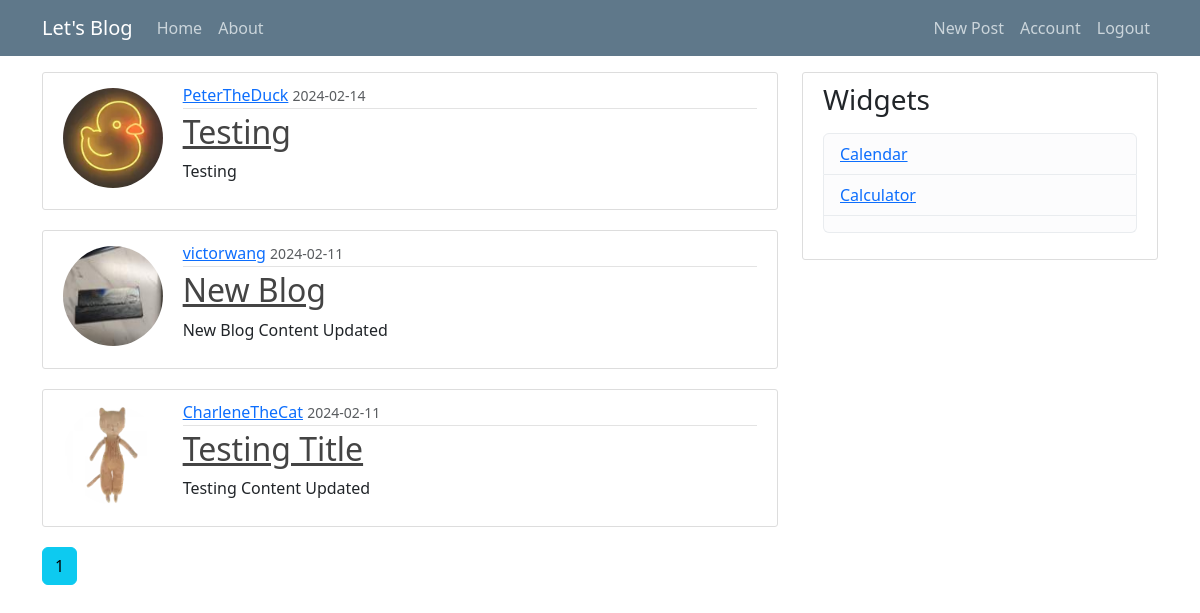
Screenshot of /home (signed in) with the database file from the repository.
### flaskblog/models.py (models this page shows, shortened)
class Post(db.Model):
    id = db.Column(db.Integer, primary_key=True)
    title = db.Column(db.String(100), nullable=False)
    date_posted = db.Column(db.DateTime, nullable=False, default=datetime.utcnow)
    content = db.Column(db.Text, nullable=False)
    user_id = db.Column(db.Integer, db.ForeignKey('user.id'), nullable=False)

class User(db.Model, UserMixin):
    id = db.Column(db.Integer, primary_key=True)
    username = db.Column(db.String(20), unique=True, nullable=False)
    email = db.Column(db.String(120), unique=True, nullable=False)
    image_file = db.Column(db.String(20), nullable=False, default='default.jpg')
    password = db.Column(db.String(60), nullable=False)
    posts = db.relationship('Post', backref='author', lazy=True)

### flaskblog/routes.py (the view)
@app.route("/")
@app.route("/home")
def home():
    page = request.args.get('page', 1, type=int)
    posts = Post.query.order_by(desc(Post.id)).paginate(page=page, per_page=5)
    return render_template('home.html', posts=posts)

### flaskblog/models.py (called while the page is built)
@login_manager.user_loader
def load_user(user_id):
    return User.query.get(int(user_id))

### flaskblog/templates/home.html
{% extends 'layout.html' %}
{% block content %}
{% for post in posts.items %}
<article class="media content-section">
	<div class="row align-items-start">
		<div class="col-md-2 text-center align-self-start">
			<img class="rounded-circle article-img"
				src="{{ url_for('static', filename='profile_pics/' + post.author.image_file) }}"
				style="width: 100px; height: 100px; margin-top: 5px;">
		</div>
		<div class="col-md-10">
			<div class="media-body">
				<div class="article-metadata">
					<a class="mr-2" href="{{ url_for('user_post', username=post.author.username) }}">{{ post.author.username }}</a>
					<small class="text-muted">{{ post.date_posted.strftime('%Y-%m-%d') }}</small>
				</div>
				<h2><a class="article-title" href="{{ url_for('post', post_id=post.id) }}">{{ post.title }}</a></h2>
				{% if post.content|length > 500 %}
				<p class="article-content" style="max-width: 100%; overflow-wrap: break-word;">{{ post.content[:500]
					}}...</p>
				<a href="{{ url_for('post', post_id=post.id) }}">Read more</a>
				{% else %}
				<p class="article-content" style="max-width: 100%; overflow-wrap: break-word;">{{ post.content }}</p>
				{% endif %}
			</div>
		</div>
	</div>
</article>
{% endfor %}
{% for page_num in posts.iter_pages(left_edge=1, right_edge=1, left_current=1, right_current=2) %}
{% if page_num %}
{% if posts.page == page_num %}
<a class="btn btn-info mb-4" href="{{ url_for('home', page=page_num) }}">{{ page_num }}</a>
{% else %}
<a class="btn btn-outline-info mb-4" href="{{ url_for('home', page=page_num) }}">{{ page_num }}</a>
{% endif %}
{% else %}
...
{% endif %}
{% endfor %}
{% endblock content %}

### flaskblog/static/main.css (style rules this page uses)
body { background: #fafafa; color: #333333; margin-top: 5rem; }
h1, h2, h3, h4, h5, h6 { color: #444444; }
.content-section { background: #ffffff; padding: 10px 20px; border: 1px solid #dddddd; border-radius: 3px; margin-bottom: 20px; }
.article-title { color: #444444; }
.article-content { white-space: pre-line; }
.article-img { height: 65px; width: 65px; margin-right: 16px; }
.article-metadata { padding-bottom: 1px; margin-bottom: 4px; border-bottom: 1px solid #e3e3e3 }

### rows the page displays
Post: image_file (picture), author.username "PeterTheDuck", date_posted "2024-02-14", title "Testing", content "Testing"
Post: image_file (picture), author.username "victorwang", date_posted "2024-02-11", title "New Blog", content "New Blog Content Updated"
Post: image_file (picture), author.username "CharleneTheCat", date_posted "2024-02-11", title "Testing Title", content "Testing Content Updated"

### other values shown
{{ page_num }} "1"
